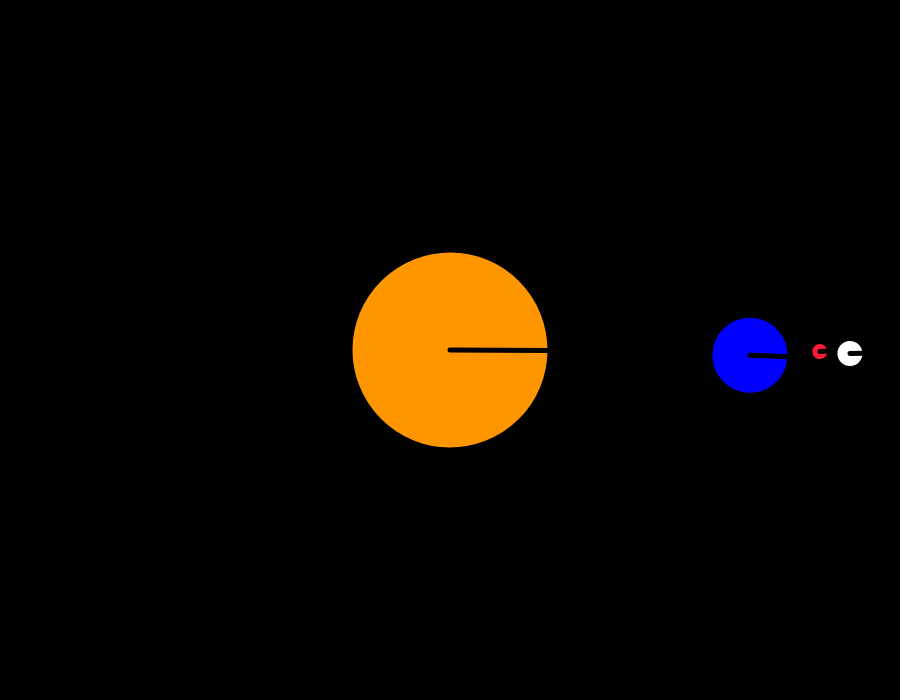
Frame 1 (no input)
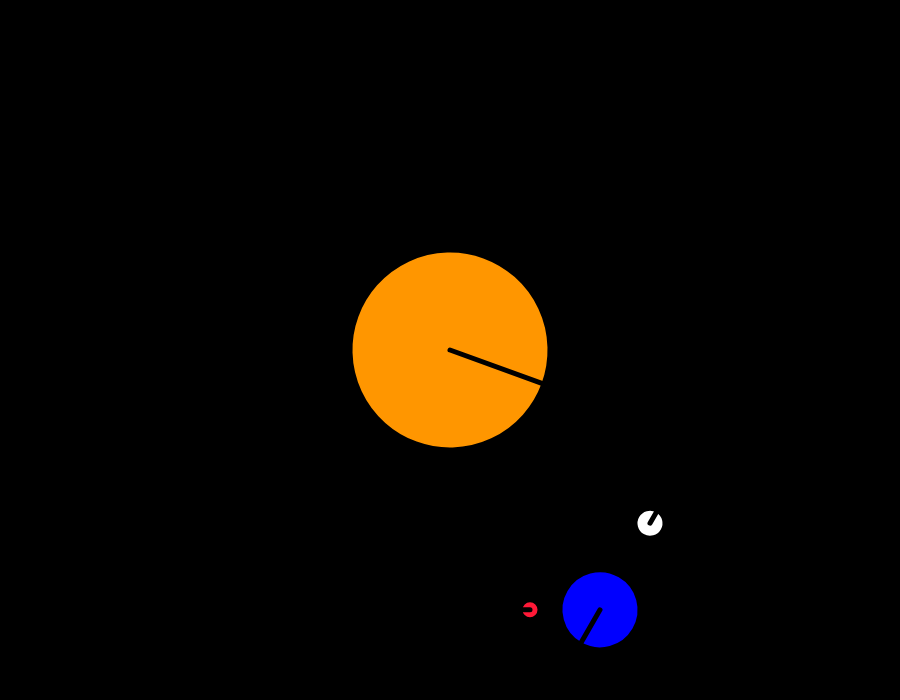
Frame 60 (no input)
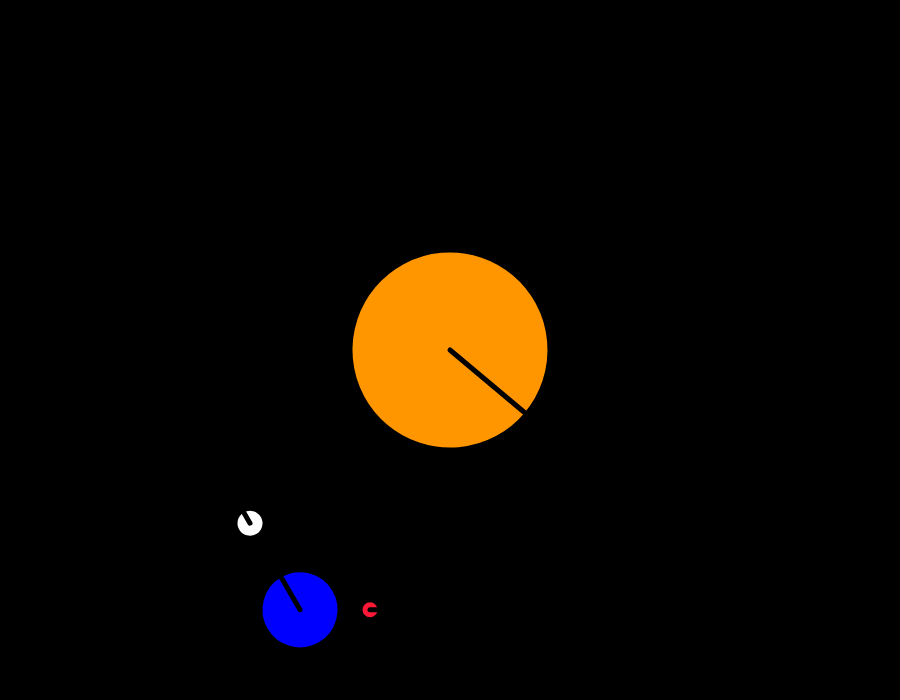
Frame 120 (the mouse pressed at the canvas centre since frame 60)

The p5.js sketch that drew these frames (run headless with seeded random() and noise() and a simulated clock; from frame 60 on, the mouse is pressed at the canvas centre):

// p5.js sketch
// ── sketch.js
var speed;

function setup() {
    createCanvas(900, 700);
}

function celestialObj(c, size){
    strokeWeight(5);
    fill(c);
    stroke(0);
    ellipse(0, 0, size, size);
    line(0, 0, size/2, 0);
}

function draw() {
    background(0);
    speed = frameCount;

    push();
    translate(width/2, height/2);
    var SunSpin = map(speed/3, 0, 360, 0, 360);
    rotate(radians(SunSpin));
    celestialObj(color(255,150,0), 200); // SUN
    pop();
    
        push();
        translate(width/2, height/2);
        var EarthOrbit = map(speed, 0, 360, 0, 360);
        rotate(radians(EarthOrbit));
        translate(300, 0);
        var EarthSpin = map(speed, 0, 360, 0, 360);
        rotate(radians(EarthSpin));
        celestialObj(color(0, 0, 255), 80); // EARTH
    
            push();
            var MoonOrbit = map(-speed*3, 0, 360, 0, 360);
            rotate(radians(MoonOrbit));
            translate(100, 0);
            celestialObj(color(255, 255, 255), 30); // MOON
            pop();

                var Moon2 = map(-speed*5, 0, 360, 0, 360);
                rotate(radians(Moon2));
                translate(70, 0);
                celestialObj(color(255, 25, 55), 20); // MOON2
                pop();
}
